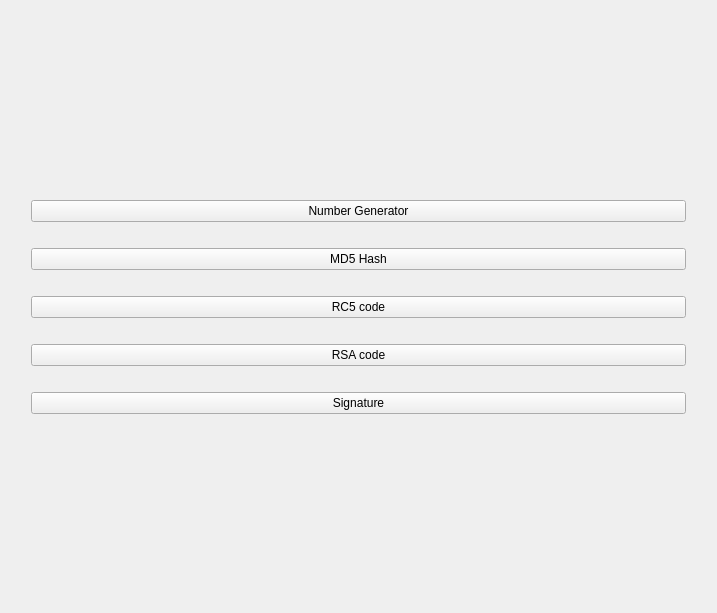
<?xml version="1.0" encoding="UTF-8"?>
<ui version="4.0">
 <class>Form</class>
 <widget class="QWidget" name="Form">
  <property name="geometry">
   <rect>
    <x>0</x>
    <y>0</y>
    <width>717</width>
    <height>613</height>
   </rect>
  </property>
  <property name="windowTitle">
   <string>Form</string>
  </property>
  <layout class="QHBoxLayout" name="horizontalLayout_2">
   <item>
    <layout class="QHBoxLayout" name="horizontalLayout">
     <item>
      <spacer name="verticalSpacer_3">
       <property name="orientation">
        <enum>Qt::Vertical</enum>
       </property>
       <property name="sizeHint" stdset="0">
        <size>
         <width>20</width>
         <height>40</height>
        </size>
       </property>
      </spacer>
     </item>
     <item>
      <layout class="QVBoxLayout" name="verticalLayout">
       <item>
        <spacer name="verticalSpacer_2">
         <property name="orientation">
          <enum>Qt::Vertical</enum>
         </property>
         <property name="sizeHint" stdset="0">
          <size>
           <width>20</width>
           <height>40</height>
          </size>
         </property>
        </spacer>
       </item>
       <item>
        <widget class="QPushButton" name="genButton">
         <property name="text">
          <string>Number Generator</string>
         </property>
        </widget>
       </item>
       <item>
        <spacer name="horizontalSpacer_2">
         <property name="orientation">
          <enum>Qt::Horizontal</enum>
         </property>
         <property name="sizeHint" stdset="0">
          <size>
           <width>40</width>
           <height>20</height>
          </size>
         </property>
        </spacer>
       </item>
       <item>
        <widget class="QPushButton" name="hasherButton">
         <property name="text">
          <string>MD5 Hash</string>
         </property>
        </widget>
       </item>
       <item>
        <spacer name="horizontalSpacer_3">
         <property name="orientation">
          <enum>Qt::Horizontal</enum>
         </property>
         <property name="sizeHint" stdset="0">
          <size>
           <width>40</width>
           <height>20</height>
          </size>
         </property>
        </spacer>
       </item>
       <item>
        <widget class="QPushButton" name="coderButton">
         <property name="text">
          <string>RC5 code</string>
         </property>
        </widget>
       </item>
       <item>
        <spacer name="horizontalSpacer_4">
         <property name="orientation">
          <enum>Qt::Horizontal</enum>
         </property>
         <property name="sizeHint" stdset="0">
          <size>
           <width>40</width>
           <height>20</height>
          </size>
         </property>
        </spacer>
       </item>
       <item>
        <widget class="QPushButton" name="assymetricCoderButton">
         <property name="text">
          <string>RSA code</string>
         </property>
        </widget>
       </item>
       <item>
        <spacer name="horizontalSpacer_5">
         <property name="orientation">
          <enum>Qt::Horizontal</enum>
         </property>
         <property name="sizeHint" stdset="0">
          <size>
           <width>40</width>
           <height>20</height>
          </size>
         </property>
        </spacer>
       </item>
       <item>
        <widget class="QPushButton" name="signatureButton">
         <property name="text">
          <string>Signature</string>
         </property>
        </widget>
       </item>
       <item>
        <spacer name="verticalSpacer">
         <property name="orientation">
          <enum>Qt::Vertical</enum>
         </property>
         <property name="sizeHint" stdset="0">
          <size>
           <width>20</width>
           <height>40</height>
          </size>
         </property>
        </spacer>
       </item>
      </layout>
     </item>
     <item>
      <spacer name="verticalSpacer_4">
       <property name="orientation">
        <enum>Qt::Vertical</enum>
       </property>
       <property name="sizeHint" stdset="0">
        <size>
         <width>20</width>
         <height>40</height>
        </size>
       </property>
      </spacer>
     </item>
    </layout>
   </item>
  </layout>
 </widget>
 <resources/>
 <connections/>
</ui>
